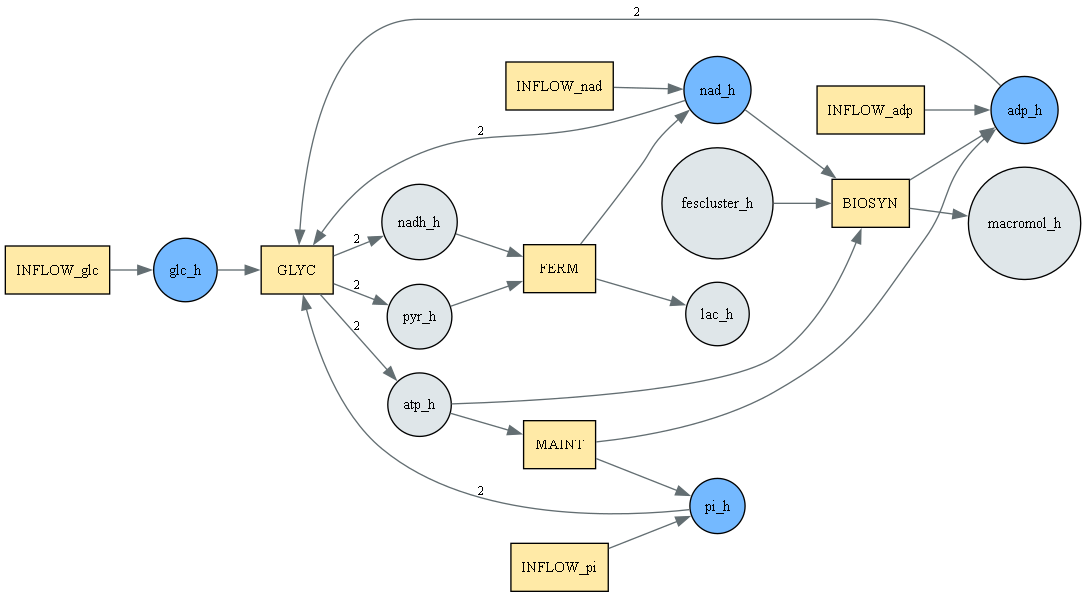
#> input picture projects/COT_Endosymbiosis/figures/native_host.png, 1086 x 597 px
$ python make_fig_native_composite.py
#> lines starting #> are read from the running program, lines starting #| are printed output that depends on the picture
"""
make_fig_native_composite.py -- combine the three native-pyCOT-rendered
network PNGs (host, symbiont, merged) into one composite figure for the
PNAS paper: host and symbiont side by side on top, merged network below
(cropped/scaled to fit), with panel labels (a)/(b)/(c).
"""
from __future__ import annotations

import os
from PIL import Image, ImageDraw, ImageFont

_here = os.path.dirname(os.path.abspath(__file__))
_fig_dir = os.path.join(_here, '..', 'figures')

host = Image.open(os.path.join(_fig_dir, 'native_host.png')).convert("RGB")
symb = Image.open(os.path.join(_fig_dir, 'native_symbiont.png')).convert("RGB")
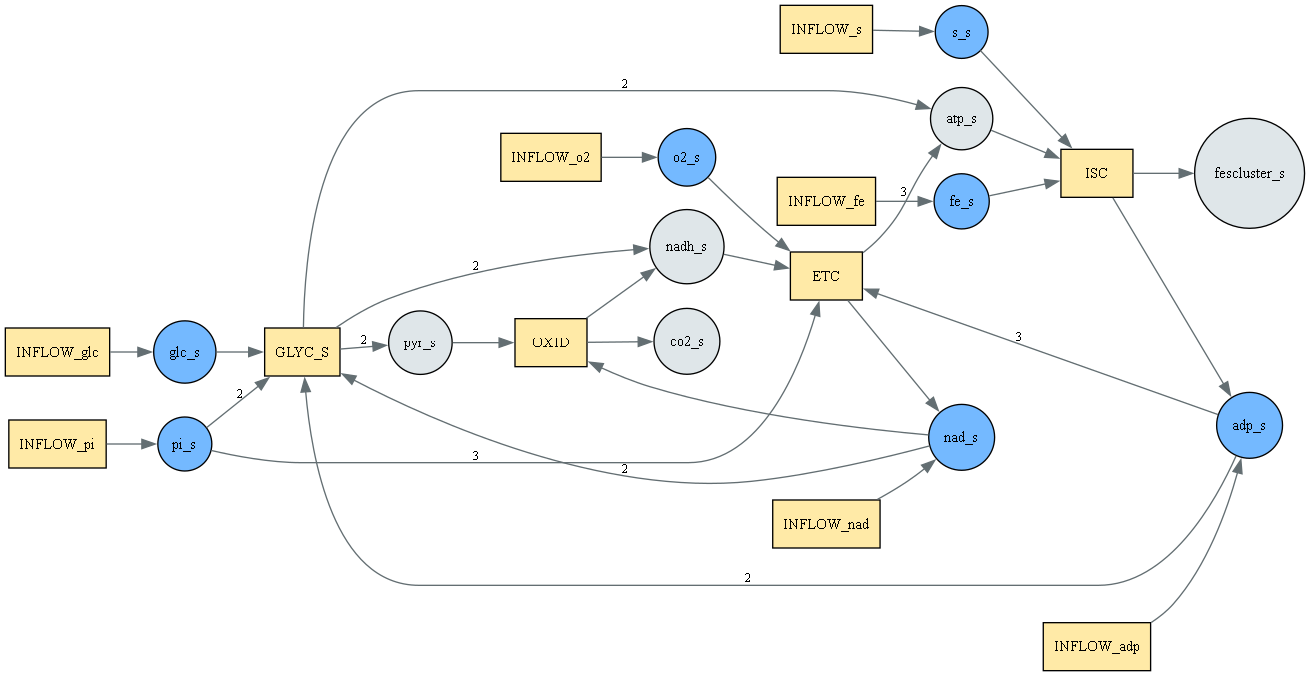
#> input picture projects/COT_Endosymbiosis/figures/native_symbiont.png, 1310 x 676 px
merged = Image.open(os.path.join(_fig_dir, 'native_merged.png')).convert("RGB")
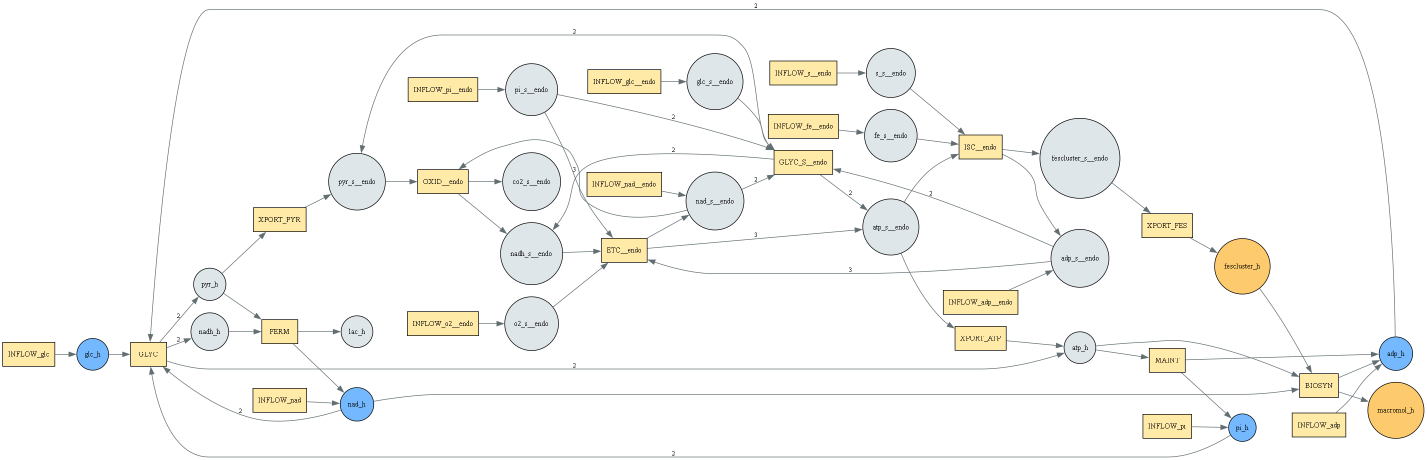
#> input picture projects/COT_Endosymbiosis/figures/native_merged.png, 2853 x 919 px (shown at 1/2 size)
#> merged is the input picture: PIL image 2853x919 RGB; mean R, G, B 248.4, 247.9, 245.1

PAD = 30
LABEL_H = 44


def add_label(img, text):
#> called with text = '(a) host alone'
    w, h = img.size
#> w = 1086; h = 597
    canvas = Image.new("RGB", (w, h + LABEL_H), "white")
#> canvas: PIL image 1086x641 RGB; every value is 255
    canvas.paste(img, (0, LABEL_H))
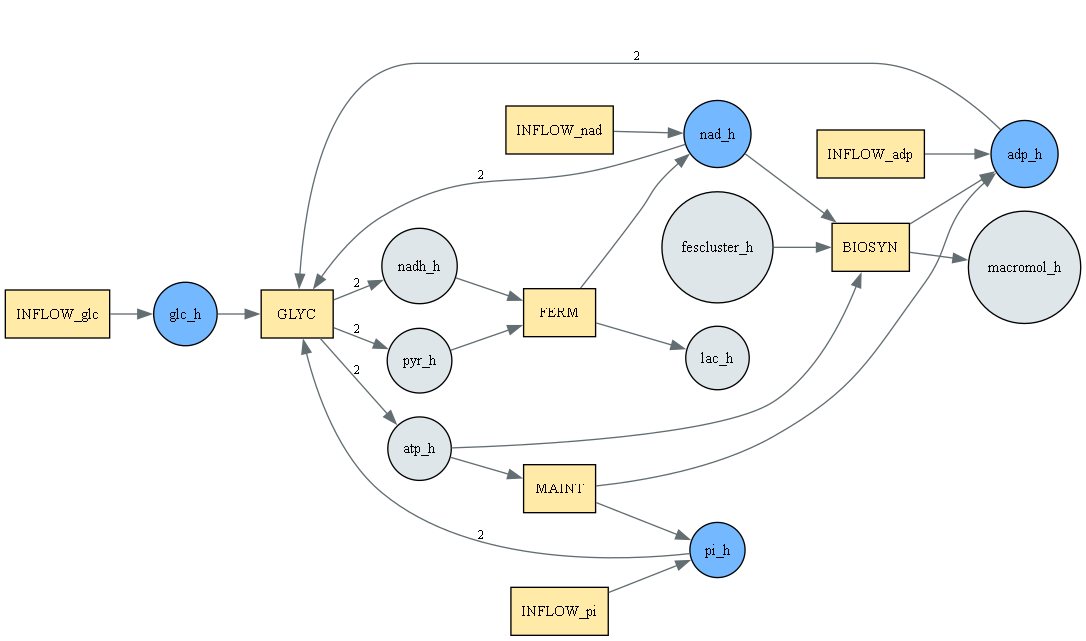
#> canvas: PIL image 1086x641 RGB; mean R, G, B 246.4, 247.1, 245.4
    draw = ImageDraw.Draw(canvas)
    try:
        font = ImageFont.truetype("arialbd.ttf", 32)
    except Exception:
        font = ImageFont.load_default()
    draw.text((6, 4), text, fill="black", font=font)
    return canvas


host_l = add_label(host, "(a) host alone")
symb_l = add_label(symb, "(b) symbiont alone")
#> in add_label (call 2), `canvas = Image.new("RGB", (w, h + LABEL_H), "white")`: canvas: PIL image 1310x720 RGB; every value is 255
merged_l = add_label(merged, "(c) merged (interface highlighted)")
#> call 3 of add_label, with text = '(c) merged (interface highlighted)'
#> in add_label (call 3), `canvas = Image.new("RGB", (w, h + LABEL_H), "white")`: canvas: PIL image 2853x963 RGB; every value is 255
#> in add_label (call 3), `canvas.paste(img, (0, LABEL_H))`:
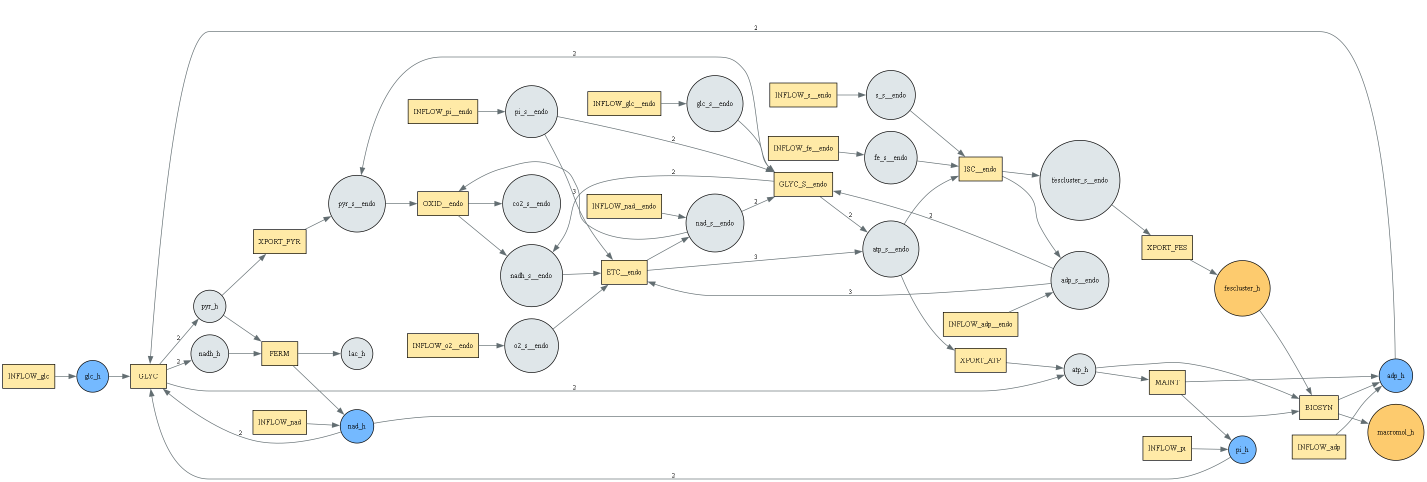
#> canvas: PIL image 2853x963 RGB (shown at 1/2 size); mean R, G, B 248.7, 248.3, 245.5

# Top row: host + symbiont, matched height.
top_h = max(host_l.height, symb_l.height)
#> top_h = 720


def resize_to_h(img, h):
#> called with h = 720
    w = int(img.width * h / img.height)
#> w = 1219
    return img.resize((w, h), Image.LANCZOS)


host_r = resize_to_h(host_l, top_h)
symb_r = resize_to_h(symb_l, top_h)

top_w = host_r.width + PAD + symb_r.width
#> top_w = 2559
top_row = Image.new("RGB", (top_w, top_h), "white")
#> top_row: PIL image 2559x720 RGB; every value is 255
top_row.paste(host_r, (0, 0))
top_row.paste(symb_r, (host_r.width + PAD, 0))
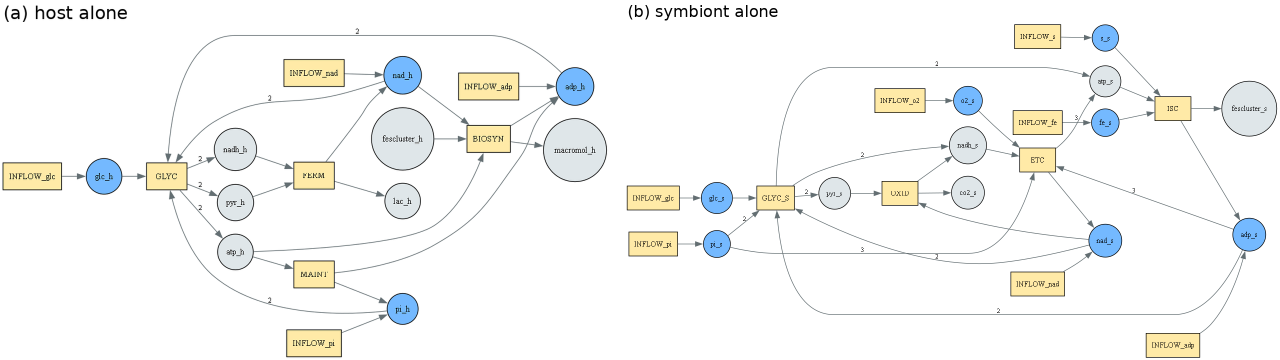
#> top_row: PIL image 2559x720 RGB (shown at 1/2 size); mean R, G, B 246.2, 246.9, 245.2

# Bottom row: merged, scaled so its width matches the top row's width.
merged_r = merged_l.resize((top_w, int(merged_l.height * top_w / merged_l.width)), Image.LANCZOS)

total_h = top_h + PAD + merged_r.height
#> total_h = 1613
canvas = Image.new("RGB", (top_w, total_h), "white")
#> canvas: PIL image 2559x1613 RGB; every value is 255
canvas.paste(top_row, (0, 0))
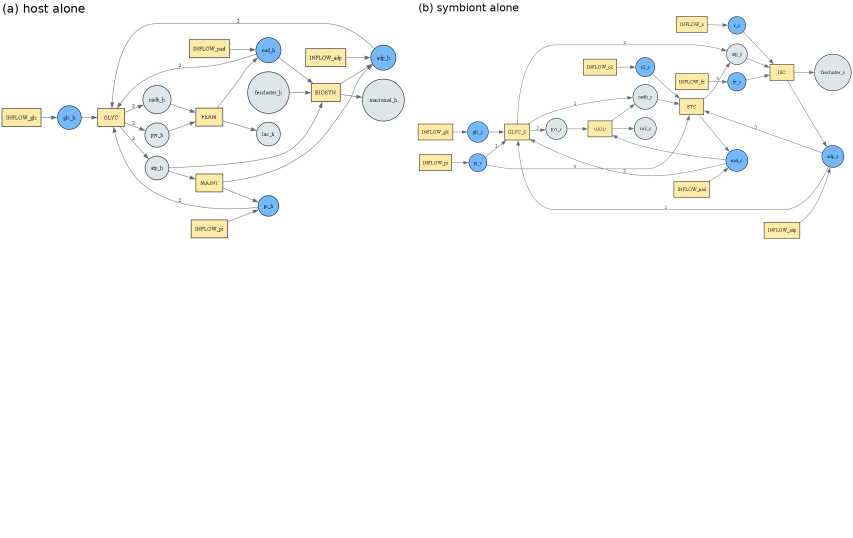
#> canvas: PIL image 2559x1613 RGB (shown at 1/3 size); mean R, G, B 251.1, 251.4, 250.6
canvas.paste(merged_r, (0, top_h + PAD))
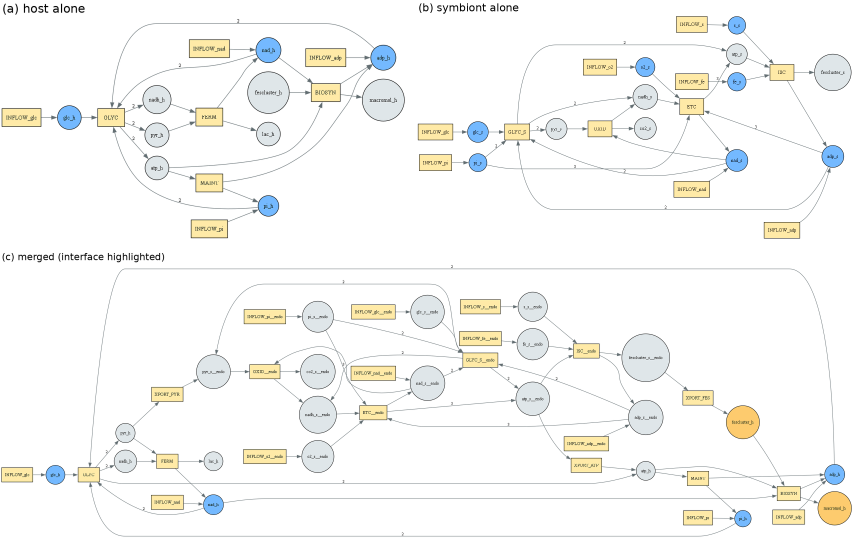
#> canvas: PIL image 2559x1613 RGB (shown at 1/3 size); mean R, G, B 247.4, 247.5, 245.3

out_path = os.path.join(_fig_dir, "fig_native_networks_composite.png")
canvas.save(out_path, dpi=(200, 200))
print(f"wrote {out_path}  size={canvas.size}")
#| wrote projects/COT_Endosymbiosis/scripts/../figures/fig_native_networks_composite.png  size=(2559, 1613)

# Also a PDF version for LaTeX inclusion.
out_pdf = os.path.join(_fig_dir, "fig_native_networks_composite.pdf")
canvas.save(out_pdf, "PDF", resolution=200)
print(f"wrote {out_pdf}")
